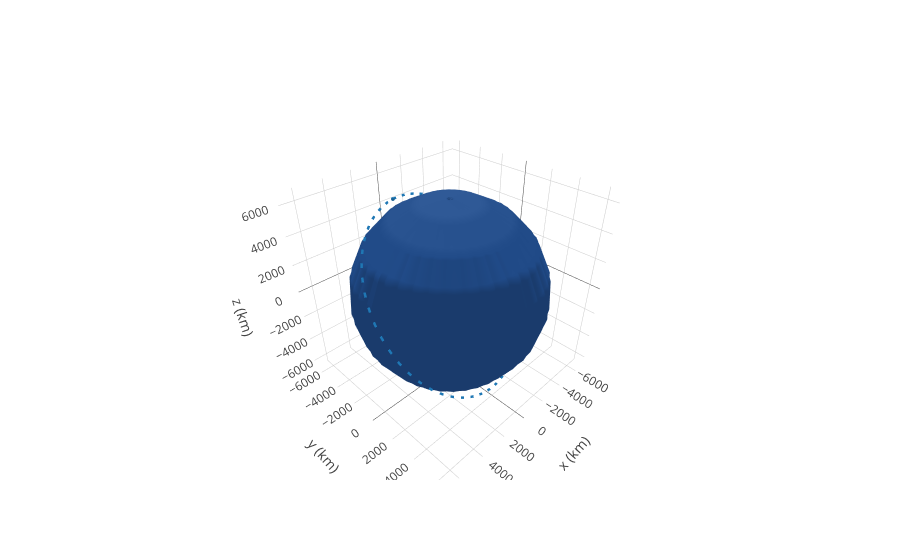

Notebook code for this chart:
### Code cell
iss_3D = OrbitPlotter3D()
iss_3D.plot(iss)
iss_3D.show()
